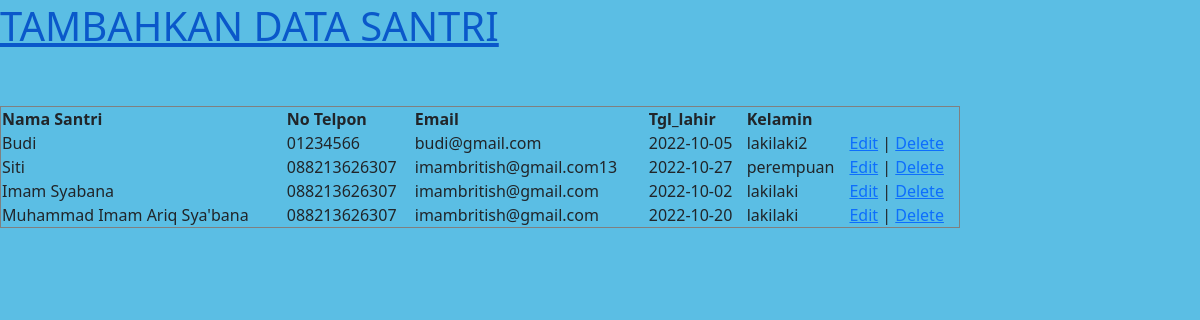
Screenshot of /main.php with the database file from the repository.
### tables this page shows
CREATE TABLE `datasantri` (
  `id` int(5) NOT NULL,
  `namasantri` varchar(50) DEFAULT NULL,
  `kelamin` varchar(12) DEFAULT NULL,
  `tgl_lahir` date DEFAULT NULL,
  `email` varchar(30) NOT NULL,
  `tlpn` varchar(15) DEFAULT NULL
);

### main.php (the view, shortened to what this page needs)
<?php
include_once("connect.php");
$result = mysqli_query($mysqli, "SELECT * FROM datasantri ORDER BY id DESC");
?>
<html>
<head>
    <link href="https://cdn.jsdelivr.net/npm/bootstrap@5.0.2/dist/css/bootstrap.min.css" rel="stylesheet">
</head>
    <head>
        <link rel="stylesheet" href="style.css">
    </head>
    <body>
    <h1 style = "color : green; margin-top : 2px"><a href="add.php">TAMBAHKAN DATA SANTRI</a><br/><br/></h1>
        <table width='80%' border=1>
        <tr>
            <th>Nama Santri</th> <th>No Telpon</th> <th>Email</th> <th>Tgl_lahir</th> <th>Kelamin</th>
        </tr>
        <?php
        While($user_data = mysqli_fetch_array($result)) {
            echo "<tr>";
            echo "<td>".$user_data['namasantri']."</td>";
            echo "<td>".$user_data['tlpn']."</td>";
            echo "<td>".$user_data['email']."</td>";
            echo "<td>".$user_data['tgl_lahir']."</td>";
            echo "<td>".$user_data['kelamin']."</td>";
            echo "<td><a href='edit.php?id=$user_data[id]'>Edit</a> | <a href='delete.php?id=$user_data[id]'>Delete</a></td></tr>";
        }
        ?>
        </table>
    </body>
</html>

### style.css (style rules this page uses)
body { margin: 0 auto; background-color: #5BBEE4; background-repeat: no-repeat; background-size: 100% 720px; }

### main.php (style rules this page uses)
h1 { color:black }

### rows the page displays
datasantri: namasantri "Budi", tlpn "01234566", email "budi@gmail.com", tgl_lahir "2022-10-05", kelamin "lakilaki2"
datasantri: namasantri "Siti", tlpn "088213626307", email "imambritish@gmail.com13", tgl_lahir "2022-10-27", kelamin "perempuan"
datasantri: namasantri "Imam Syabana", tlpn "088213626307", email "imambritish@gmail.com", tgl_lahir "2022-10-02", kelamin "lakilaki"
datasantri: namasantri "Muhammad Imam Ariq Sya'bana", tlpn "088213626307", email "imambritish@gmail.com", tgl_lahir "2022-10-20", kelamin "lakilaki"
